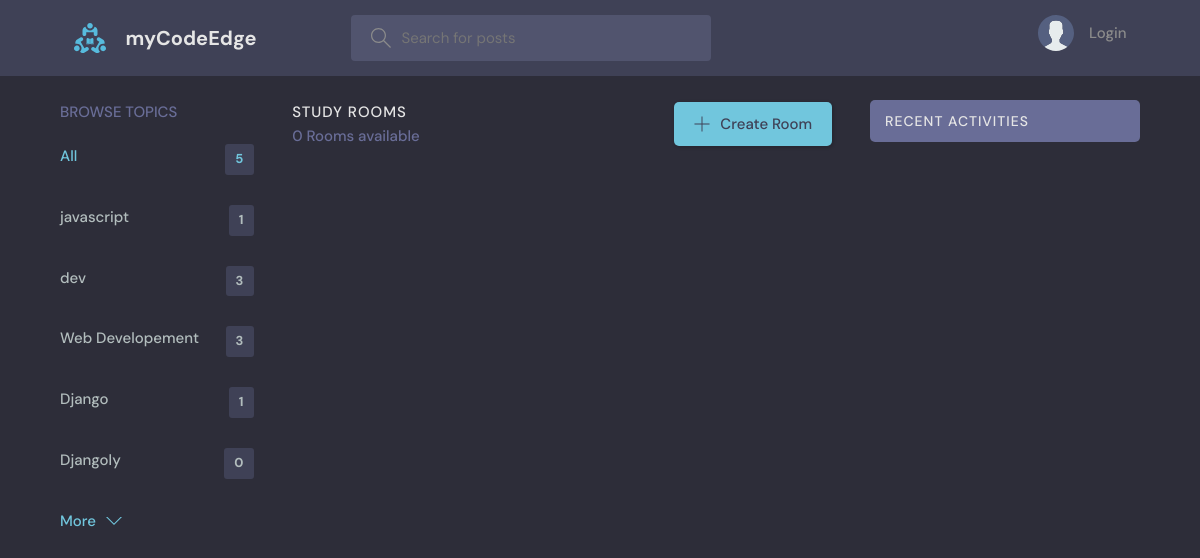
Page /?q=Frontend on the earlier database version.
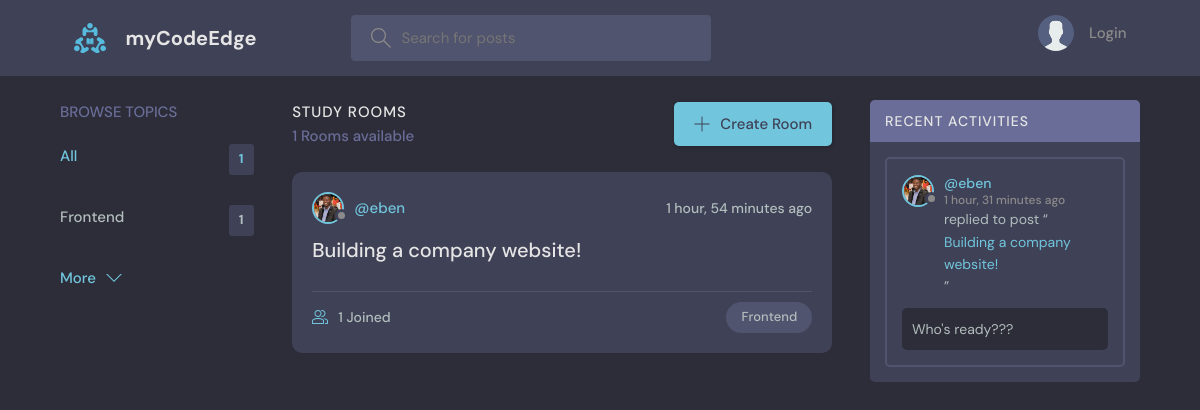
Same page on the later database version.
### base/models.py (models this page shows, shortened)
class Topic(models.Model):
    name = models.CharField(max_length=200)

class Room(models.Model):
    host = models.ForeignKey(User, on_delete=models.SET_NULL, null=True)
    topic = models.ForeignKey(Topic, on_delete=models.SET_NULL, null=True)
    name = models.CharField(max_length=200)
    description = models.TextField(null=True, blank=True)
    participants = models.ManyToManyField(User, related_name='participants', blank=True)
    updated = models.DateTimeField(auto_now=True)
    created = models.DateTimeField(auto_now_add=True)
    class Meta:
        ordering = ["-updated", "-created"]
    def __str__(self):
        return self.name

class User(AbstractUser):
  name = models.CharField(max_length=200, null=True)
  email = models.EmailField(unique=True, null=True)
  bio = models.TextField(null=True)
  avatar = models.ImageField(null = True, default="avatar.svg")
  USERNAME_FIELD='email'
  REQUIRED_FIELDS = []

class Message(models.Model):
    user = models.ForeignKey(User, on_delete=models.CASCADE)
    room = models.ForeignKey(Room, on_delete=models.CASCADE)
    body = models.TextField()
    updated = models.DateTimeField(auto_now=True)
    created = models.DateTimeField(auto_now_add=True)

### base/views.py (the view)
# urls.py: path("", views.home, name="home"),
def home(request):
    q = request.GET.get('q') if request.GET.get('q') != None else ''
    rooms = Room.objects.filter(Q(topic__name__icontains=q) |
                                Q(name__icontains=q) |
                                Q(description__icontains=q))
    topics = Topic.objects.all()
    room_count = rooms.count()
    room_messages = Message.objects.filter(Q(room__topic__name__icontains=q))
    context = {"rooms": rooms, "topics": topics, "room_count": room_count, 'room_messages':room_messages}
    return render(request, 'base/home.html', context)

### base/templates/base/home.html (shortened to what this page needs)
{% extends 'main.html' %}
{% block content %}
<main class="layout layout--3">
  <div class="container">
    {% include 'base/topics_component.html' %}
    <div class="roomList">
      <div class="roomList__header">
        <div>
          <h2>Study Rooms</h2>
          <p>{{room_count}} Rooms available</p>
        </div>
        <a class="btn btn--main" href="{% url 'create-room' %}">
          <svg version="1.1" xmlns="http://www.w3.org/2000/svg" width="32" height="32" viewBox="0 0 32 32">
            <title>add</title>
            <path
              d="M16.943 0.943h-1.885v14.115h-14.115v1.885h14.115v14.115h1.885v-14.115h14.115v-1.885h-14.115v-14.115z">
            </path>
          </svg>
          Create Room
        </a>
      </div>
      {% include 'base/feed_component.html' %}
    </div>
    {% include 'base/activity_component.html' %}
  </div>
</main>
{% endblock %}

### base/templates/base/topics_component.html
<div class="topics">
  <div class="topics__header">
      <h2>Browse Topics</h2>
  </div>
  <ul class="topics__list">
      <li>
          <a href="{% url 'home' %}" class="active">All <span>{{topics.count}}</span></a>
      </li>
      {% for topic in topics %}
      <li>
          <a href="{% url 'home' %}?q={{topic.name}}">{{topic.name}}<span>{{topic.room_set.all.count}}</span></a>
      </li>
      {% endfor %}
  </ul>
  <a class="btn btn--link" href="{% url 'topics' %}">
      More
      <svg version="1.1" xmlns="http://www.w3.org/2000/svg" width="32" height="32" viewBox="0 0 32 32">
          <title>chevron-down</title>
          <path d="M16 21l-13-13h-3l16 16 16-16h-3l-13 13z"></path>
      </svg>
  </a>
</div>

### base/templates/base/feed_component.html (shortened to what this page needs)
{% for room in rooms %}
<div class="roomListRoom">
    <div class="roomListRoom__header">
        <a href="{% url 'user-profile' room.host.id %}" class="roomListRoom__author">
            <div class="avatar avatar--small">
                <img src="{{room.host.avatar.url}}" />
            </div>
            <span>@{{room.host.username}}</span>
        </a>
        <div class="roomListRoom__actions">
            <span>{{room.created|timesince}} ago</span>
        </div>
    </div>
    <div class="roomListRoom__content">
        <a href="{% url 'room' room.id %}">{{room.name}}</a>
    </div>
    <div class="roomListRoom__meta">
        <a href="{% url 'room' room.id %}" class="roomListRoom__joined">
            {{room.participants.all.count}} Joined
        </a>
        <p class="roomListRoom__topic">{{room.topic.name}}</p>
    </div>
</div>
{% endfor %}

### base/templates/base/activity_component.html (shortened to what this page needs)
<div class="activities">
    <div class="activities__header">
        <h2>Recent Activities</h2>
    </div>
    {% for message in room_messages %}
    <div class="activities__box">
        <div class="activities__boxHeader roomListRoom__header">
            <a href="{% url 'user-profile' message.user.id %}" class="roomListRoom__author">
                <div class="avatar avatar--small">
                    <img src="{{message.user.avatar.url}}" />
                </div>
                <p>
                    @{{message.user.username}}
                    <span>{{message.created|timesince}} ago</span>
                </p>
            </a>
        </div>
        <div class="activities__boxContent">
            <p>replied to post “<a href="{% url 'room' message.room.id %}">{{message.room}}</a>”</p>
            <div class="activities__boxRoomContent">{{message.body}}</div>
        </div>
    </div>
    {% endfor %}
</div>

Differences in the rows shown:
removed Topic: name "javascript", room_set.all.count "1"
removed Topic: name "dev", room_set.all.count "3"
removed Topic: name "Web Developement", room_set.all.count "3"
removed Topic: name "Django", room_set.all.count "1"
removed Topic: name "Djangoly", room_set.all.count "0"
added Topic: name "Frontend", room_set.all.count "1"
now on this page (row edited): Room: host.avatar (picture), host.username "eben", created "1 hour, 54 minutes", name "Building a company website!", participants.all.count "1", topic.name "Frontend"
now on this page (row edited): Message: user.avatar (picture), user.username "eben", created "1 hour, 31 minutes", room "Building a company website!", body "Who's ready???"
Other differences:
{{ topics.count }}: "5" → "1"
{{ room_count }}: "0" → "1"
